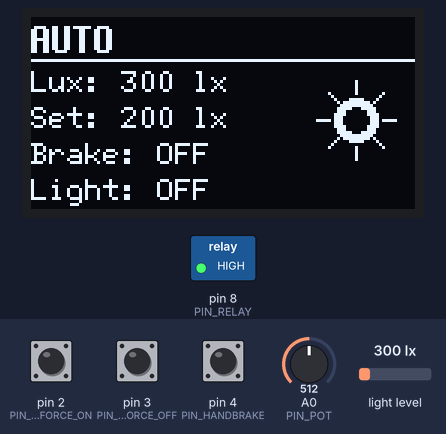
Simulated run of this sketch. Board: Arduino Uno, built with avr-gcc and run on an emulated ATmega328P. Parts: 128×64 one-colour display, switched loads named in the sketch (green lamp = pin HIGH). The test bench sets the inputs (shaded band); at power-on: light level 300 lx, pin 2 (PIN_SWITCH_FORCE_ON) HIGH, A0 (PIN_POT) = 512, pin 3 (PIN_SWITCH_FORCE_OFF) HIGH, pin 4 (PIN_HANDBRAKE) HIGH.

Above: at 1.4 s.
1.5 s: light level set to 40 lx
At 3.1 s:
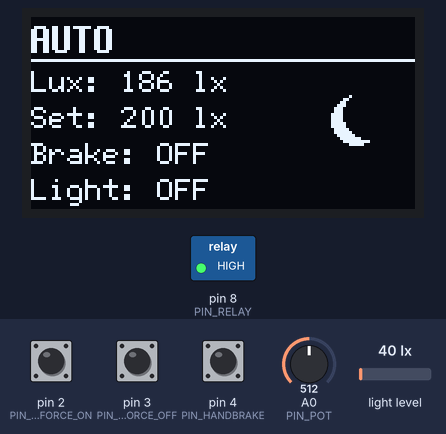
4.6 s: pin 2 (PIN_SWITCH_FORCE_ON) pulled LOW for 0.3 s
At 5.59 s:
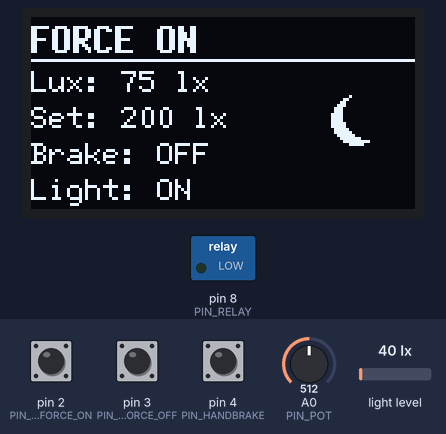
7.8 s: A0 (PIN_POT) set to 0
At 9.9 s:
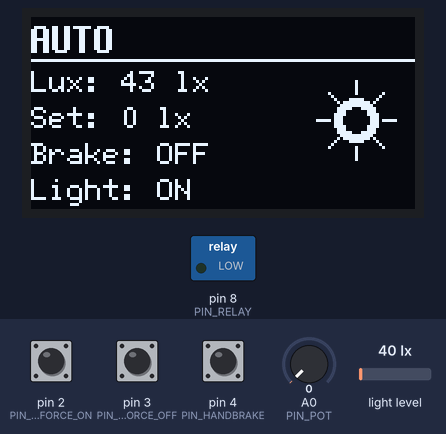
10.9 s: pin 3 (PIN_SWITCH_FORCE_OFF) pulled LOW for 0.3 s
At 11.82 s:
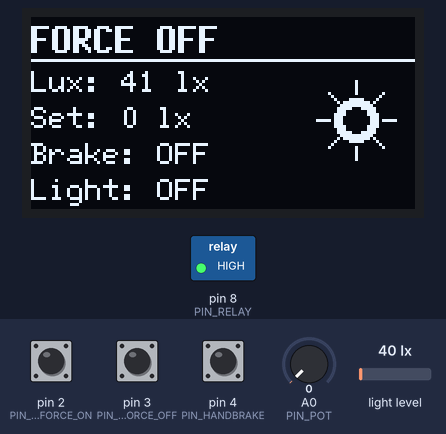
13.5 s: pin 2 (PIN_SWITCH_FORCE_ON) pulled LOW for 1 s
At 14.8 s:
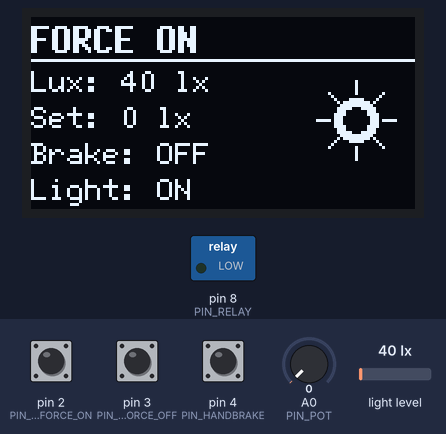
16.4 s: pin 4 (PIN_HANDBRAKE) pulled LOW for 0.3 s
At 17.12 s:
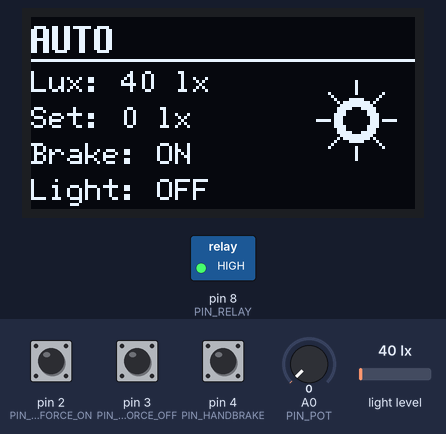
Timing chart, 0 to 19.4 s (numbered marks = the images above; inputs shaded):
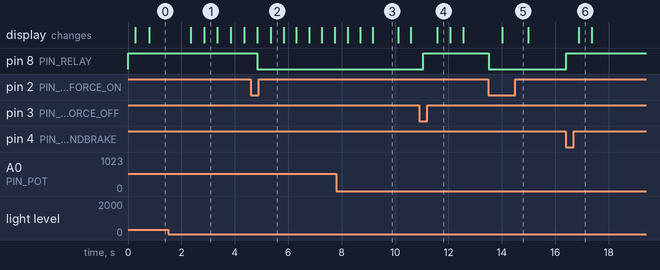

Measured:
- after the input at 1.5 s, the display: first changes after 0.85 s (image 1 shows a later state)
- after the input at 4.6 s, pin 8 (PIN_RELAY): HIGH → LOW after 0.24 s instead of 1.2 s; the display: first differs from a run without the input after 0.75 s (image 2)
- after the input at 7.8 s, the display: first differs from a run without the input after 0.90 s (image 3 shows a later state)
- after the input at 10.9 s, pin 8 (PIN_RELAY): LOW → HIGH after 0.16 s instead of 1.6 s; the display: changes after 0.68 s (image 4)
- after the input at 13.5 s, pin 8 (PIN_RELAY): HIGH → LOW at once; the display: changes after 0.52 s (image 5)
- after the input at 16.4 s, pin 8 (PIN_RELAY): LOW → HIGH after 0.02 s instead of 2.4 s; the display: changes after 0.49 s (image 6)
- what the display in image 1 shows lasts 0.5 s, from 2.8 s to 3.3 s

The sketch:

AutomaticHeadlights.ino
```cpp
#include <Wire.h>
#include <BH1750.h>
#include <U8g2lib.h>

// -------- Hardware configuration --------
static const uint8_t PIN_RELAY = 8;
static const uint8_t PIN_POT = A0;
static const uint8_t PIN_SWITCH_FORCE_ON = 2;
static const uint8_t PIN_SWITCH_FORCE_OFF = 3;
static const uint8_t PIN_HANDBRAKE = 4;

// Most 5V relay modules are active LOW. Set false if your module is active HIGH.
static const bool RELAY_ACTIVE_LOW = true;

// OLED (128x64, I2C)
U8G2_SSD1306_128X64_NONAME_1_HW_I2C display(U8G2_R0);

BH1750 lightMeter;

enum ControlMode {
	MODE_AUTO,
	MODE_FORCE_ON,
	MODE_FORCE_OFF
};

float currentLux = 0.0f;
float filteredLux = 0.0f;
bool relayClosed = false;  // Closed = headlights ON.
bool displayReady = false;
bool sensorReady = false;
bool hasLuxSample = false;

unsigned long lastSensorReadMs = 0;
unsigned long lastDisplayRefreshMs = 0;
unsigned long darkCandidateStartMs = 0;
unsigned long brightCandidateStartMs = 0;
unsigned long lastSensorReinitAttemptMs = 0;
unsigned long lastI2cRecoveryMs = 0;
uint8_t consecutiveSensorErrors = 0;

static const uint16_t SENSOR_INTERVAL_MS = 200;
static const uint16_t DISPLAY_INTERVAL_MS = 120;
static const uint16_t AUTO_ON_DELAY_MS = 2500;
static const uint16_t AUTO_OFF_DELAY_MS = 4000;
static const uint16_t SENSOR_REINIT_INTERVAL_MS = 1500;
static const uint16_t I2C_RECOVERY_INTERVAL_MS = 10000;
static const uint8_t MAX_SENSOR_ERRORS_BEFORE_FAULT = 5;

// Map potentiometer (0..1023) to an easy-to-tune AUTO trigger range.
// Left 0 lx (very dark), center ~200 lx, right 400 lx.
static const float THRESHOLD_MIN_LUX = 0.0f;
static const float THRESHOLD_MAX_LUX = 400.0f;

// Hysteresis band to avoid relay chatter around threshold.
static const float HYSTERESIS_LUX = 35.0f;

// BH1750 high-res mode tops out well below this; anything above is a bad reading.
static const float MAX_VALID_LUX = 60000.0f;

void resetAutoTimers() {
	darkCandidateStartMs = 0;
	brightCandidateStartMs = 0;
}

void forceRelayOpenAndReset() {
	writeRelay(false);
	resetAutoTimers();
}

void writeRelay(bool closed) {
	relayClosed = closed;
	uint8_t pinState;
	if (RELAY_ACTIVE_LOW) {
		pinState = closed ? LOW : HIGH;
	} else {
		pinState = closed ? HIGH : LOW;
	}
	digitalWrite(PIN_RELAY, pinState);
}

ControlMode readModeFromSwitch() {
	// Switch expected wiring:
	// - Common to GND
	// - One throw to D2 (force ON), other throw to D3 (force OFF)
	// - Center OFF leaves both pins HIGH via INPUT_PULLUP
	bool forceOnActive = digitalRead(PIN_SWITCH_FORCE_ON) == LOW;
	bool forceOffActive = digitalRead(PIN_SWITCH_FORCE_OFF) == LOW;

	if (forceOnActive && !forceOffActive) {
		return MODE_FORCE_ON;
	}
	if (forceOffActive && !forceOnActive) {
		return MODE_FORCE_OFF;
	}
	return MODE_AUTO;
}

bool isHandbrakeOn() {
	// Handbrake wire is expected to be earthed when engaged.
	// With INPUT_PULLUP, LOW means handbrake ON.
	return digitalRead(PIN_HANDBRAKE) == LOW;
}

float readThresholdFromPot() {
	int pot = analogRead(PIN_POT);
	return THRESHOLD_MIN_LUX +
				 (THRESHOLD_MAX_LUX - THRESHOLD_MIN_LUX) * (static_cast<float>(pot) / 1023.0f);
}

void updateAutoRelayWithDelay(unsigned long now, float thresholdLux) {
	float onTriggerLux = thresholdLux - HYSTERESIS_LUX;
	float offTriggerLux = thresholdLux + HYSTERESIS_LUX;
	if (onTriggerLux < 0.0f) {
		onTriggerLux = 0.0f;
	}

	if (!relayClosed) {
		// Open relay (lights OFF): require sustained dark before turning ON.
		if (currentLux < onTriggerLux) {
			if (darkCandidateStartMs == 0) {
				darkCandidateStartMs = now;
			}
			if (now - darkCandidateStartMs >= AUTO_ON_DELAY_MS) {
				writeRelay(true);
				darkCandidateStartMs = 0;
			}
		} else {
			darkCandidateStartMs = 0;
		}
		brightCandidateStartMs = 0;
	} else {
		// Closed relay (lights ON): require sustained bright before turning OFF.
		if (currentLux > offTriggerLux) {
			if (brightCandidateStartMs == 0) {
				brightCandidateStartMs = now;
			}
			if (now - brightCandidateStartMs >= AUTO_OFF_DELAY_MS) {
				writeRelay(false);
				brightCandidateStartMs = 0;
			}
		} else {
			brightCandidateStartMs = 0;
		}
		darkCandidateStartMs = 0;
	}
}

void drawSunIcon(int16_t cx, int16_t cy) {
	display.setDrawColor(1);
	display.drawDisc(cx, cy, 7);
	display.setDrawColor(0);
	display.drawDisc(cx, cy, 4);
	display.setDrawColor(1);
	for (uint8_t i = 0; i < 8; i++) {
		float a = i * 0.785398f;  // 2*pi/8
		int16_t x0 = cx + static_cast<int16_t>(9 * cos(a));
		int16_t y0 = cy + static_cast<int16_t>(9 * sin(a));
		int16_t x1 = cx + static_cast<int16_t>(13 * cos(a));
		int16_t y1 = cy + static_cast<int16_t>(13 * sin(a));
		display.drawLine(x0, y0, x1, y1);
	}
}

void drawMoonIcon(int16_t cx, int16_t cy) {
	display.setDrawColor(1);
	display.drawDisc(cx, cy, 8);
	display.setDrawColor(0);
	display.drawDisc(cx + 4, cy - 2, 8);
	display.setDrawColor(1);
}

void drawUi(ControlMode mode, float thresholdLux) {
	bool handbrakeOn = isHandbrakeOn();
	display.firstPage();
	do {
		display.setDrawColor(1);
		display.setFont(u8g2_font_7x13B_tf);

		display.setCursor(0, 12);
		// Keep the active mode visible, and show brake status separately below.
		if (mode == MODE_FORCE_ON) {
			display.println(F("FORCE ON"));
		} else if (mode == MODE_FORCE_OFF) {
			display.println(F("FORCE OFF"));
		} else {
			display.println(F("AUTO"));
		}
		display.drawHLine(0, 14, 128);

		display.setFont(u8g2_font_6x12_tf);
		display.setCursor(0, 25);
		display.print(F("Lux: "));
		if (sensorReady) {
			float displayLux = constrain(currentLux, 0.0f, 32767.0f);
			display.print(static_cast<int>(displayLux + 0.5f));
			display.print(F(" lx"));
		} else {
			display.print(F("ERR"));
		}

		display.setCursor(0, 37);
		display.print(F("Set: "));
		display.print(static_cast<int>(thresholdLux + 0.5f));
		display.print(F(" lx"));

		display.setCursor(0, 49);
		display.print(F("Brake: "));
		display.print(handbrakeOn ? F("ON") : F("OFF"));

		display.setCursor(0, 61);
		display.print(F("Light: "));
		display.print(relayClosed ? F("ON") : F("OFF"));

		bool darkNow = currentLux < thresholdLux;
		if (darkNow) {
			drawMoonIcon(108, 34);
		} else {
			drawSunIcon(108, 34);
		}
	} while (display.nextPage());
}

void setup() {
	pinMode(PIN_RELAY, OUTPUT);
	pinMode(PIN_SWITCH_FORCE_ON, INPUT_PULLUP);
	pinMode(PIN_SWITCH_FORCE_OFF, INPUT_PULLUP);
	pinMode(PIN_HANDBRAKE, INPUT_PULLUP);

	// Fail-safe default: relay open at startup.
	forceRelayOpenAndReset();

	Wire.begin();
	// Prevent an I2C glitch from hanging the sketch forever.
	Wire.setWireTimeout(25000, true);
	sensorReady = lightMeter.begin(BH1750::CONTINUOUS_HIGH_RES_MODE);
	consecutiveSensorErrors = sensorReady ? 0 : MAX_SENSOR_ERRORS_BEFORE_FAULT;

	// U8g2 does not provide a simple init-fail status; begin and continue.
	display.begin();
	displayReady = true;
	display.firstPage();
	do {
		display.setDrawColor(1);
		display.setFont(u8g2_font_7x13B_tf);
		int16_t titleX = (128 - display.getStrWidth("Auto Headlights")) / 2;
		display.setCursor(titleX, 24);
		display.println(F("Auto Headlights"));
		display.setFont(u8g2_font_6x12_tf);
		int16_t initX = (128 - display.getStrWidth("Init...")) / 2;
		display.setCursor(initX, 42);
		display.println(F("Init..."));
	} while (display.nextPage());
}

void recoverI2cDevices() {
	// A short car supply glitch can leave I2C devices or the AVR bus in a bad state.
	// Reinitialize both devices periodically so the controller can recover without a power cycle.
	Wire.end();
	pinMode(A4, INPUT_PULLUP);
	pinMode(A5, INPUT_PULLUP);
	delay(10);
	Wire.begin();
	Wire.setWireTimeout(25000, true);

	sensorReady = lightMeter.begin(BH1750::CONTINUOUS_HIGH_RES_MODE);
	consecutiveSensorErrors = sensorReady ? 0 : MAX_SENSOR_ERRORS_BEFORE_FAULT;
	hasLuxSample = false;

	display.begin();
	displayReady = true;
}

void loop() {
	unsigned long now = millis();

	if (now - lastSensorReadMs >= SENSOR_INTERVAL_MS) {
		lastSensorReadMs = now;

		if (sensorReady) {
			float rawLux = lightMeter.readLightLevel();
			if (rawLux < 0.0f || isnan(rawLux) || isinf(rawLux) || rawLux > MAX_VALID_LUX) {
				if (consecutiveSensorErrors < 255) {
					consecutiveSensorErrors++;
				}
				if (consecutiveSensorErrors >= MAX_SENSOR_ERRORS_BEFORE_FAULT) {
					sensorReady = false;
					hasLuxSample = false;
					forceRelayOpenAndReset();
				}
			} else {
				consecutiveSensorErrors = 0;
				if (!hasLuxSample) {
					filteredLux = rawLux;
					hasLuxSample = true;
				} else {
					// Lightweight smoothing for stable display and control.
					filteredLux = (filteredLux * 0.75f) + (rawLux * 0.25f);
				}
				currentLux = filteredLux;
			}
		} else if (now - lastSensorReinitAttemptMs >= SENSOR_REINIT_INTERVAL_MS) {
			lastSensorReinitAttemptMs = now;
			sensorReady = lightMeter.begin(BH1750::CONTINUOUS_HIGH_RES_MODE);
			if (sensorReady) {
				consecutiveSensorErrors = 0;
				hasLuxSample = false;
			}
		}
	}

	ControlMode mode = readModeFromSwitch();
	float thresholdLux = readThresholdFromPot();
	bool handbrakeOn = isHandbrakeOn();

	if (handbrakeOn) {
		// Safety interlock: handbrake engaged keeps headlights relay open.
		forceRelayOpenAndReset();
	} else if (!sensorReady) {
		forceRelayOpenAndReset();
	} else if (mode == MODE_FORCE_ON) {
		writeRelay(true);
		resetAutoTimers();
	} else if (mode == MODE_FORCE_OFF) {
		forceRelayOpenAndReset();
	} else {
		updateAutoRelayWithDelay(now, thresholdLux);
	}

	if (!sensorReady && (now - lastI2cRecoveryMs >= I2C_RECOVERY_INTERVAL_MS)) {
		lastI2cRecoveryMs = now;
		recoverI2cDevices();
	}

	if (displayReady && (now - lastDisplayRefreshMs >= DISPLAY_INTERVAL_MS)) {
		lastDisplayRefreshMs = now;
		drawUi(mode, thresholdLux);
	}
}
```
